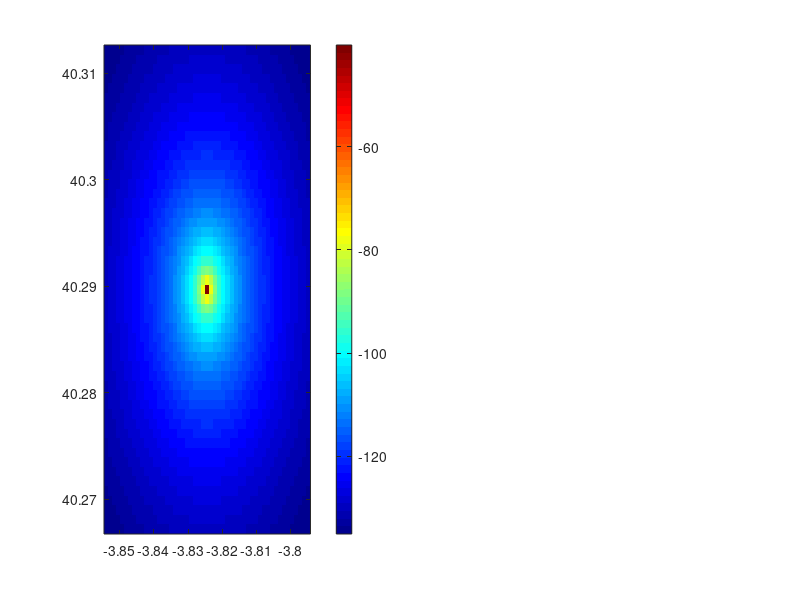

Reproduce this figure in MATLAB. (Note: this script raises an error after producing the figure.)
%% SIMULACIÓN DE COBERTURA 5G FR1 — Escenario Táctico n28 (700 MHz)
% TFG: Diseño e Implementación de una Herramienta de Gemelo Digital
%      para la Planificación y Visualización de Cobertura en Redes 5G
%      Tácticas Desplegables
%
% Autor : Álvaro Martínez Téllez
% Tutor : Miguel Ángel Ortuño Pérez
% Curso : 2025-2026
%
% DESCRIPCIÓN:
%   Segundo escenario de simulación: nodo táctico desplegable en banda n28
%   (700 MHz FR1). A 700 MHz la propagación es ~14 dB mejor que a 3.5 GHz
%   para la misma distancia, por lo que este escenario representa un nodo
%   de área extendida adecuado para cobertura de zona táctica amplia o
%   terreno montañoso.
%
%   Diferencias respecto al escenario base (3.5 GHz / 40 dBm):
%     - Frecuencia : 700 MHz (banda n28 — 5G NR FR1 sub-1 GHz)
%     - Potencia   : 33 dBm (5W — radio táctico portátil o vehicular ligero)
%     - Antena     : 10 dBi, omnidireccional vertical, mástil a 15 m
%     - Área       : 5×5 km, espaciado 100 m (escenario de mayor alcance)
%     - Ancho de banda: 10 MHz, SCS 15 kHz (52 RBs según 3GPP TS 38.104)
%
% REQUISITOS MATLAB:
%   - MATLAB R2025b o superior (probado en R2025b Update 4)
%   - Communications Toolbox (para propagationModel y txsite/rxsite)
%   - Mapping Toolbox (opcional, para SRTM)
%
% EJECUCIÓN:
%   Ejecutar sección a sección (Ctrl+Enter) igual que el script principal.

%% =========================================================================
%  BLOQUE 0: LIMPIEZA DEL ENTORNO
%  =========================================================================
clear; clc; close all;
disp('=== Simulación 5G FR1 n28 — Escenario Táctico 700 MHz ===');

%% =========================================================================
%  BLOQUE 1: PARÁMETROS DE CONFIGURACIÓN
%  =========================================================================
% --- Estación base táctica n28 (700 MHz) ---
fc_Hz       = 700e6;        % Frecuencia central [Hz] — banda n28 (663-698 / 703-748 MHz)
Ptx_dBm     = 33;           % Potencia de transmisión [dBm] = 2 W (radio táctico ligero)
Ptx_W       = 10^((Ptx_dBm - 30) / 10);
Gtx_dBi     = 10;           % Ganancia antena Tx [dBi] (omnidireccional vertical, mástil)
Grx_dBi     = 0;            % Ganancia antena Rx [dBi] (terminal de usuario)
hTx_m       = 15;           % Altura antena Tx [m] — mástil vehicular o soporte ligero
hRx_m       = 1.5;          % Altura antena Rx [m]

L_cable_dB  = 2;            % Pérdidas de cable [dB]

EIRP_dBm    = Ptx_dBm + Gtx_dBi - L_cable_dB;
fprintf('EIRP: %.1f dBm\n', EIRP_dBm);

% --- Emplazamiento (mismo campus URJC Fuenlabrada para comparación directa) ---
lat0 = 40.2897;
lon0 = -3.8244;

% --- Cuadrícula 5×5 km con resolución 100 m (50×50 = 2500 puntos) ---
areaKm        = 5;
gridSpacingRequested_m = 100;
nIntervalos   = ceil(areaKm * 1000 / gridSpacingRequested_m - 1e-9);
nPuntos       = nIntervalos + 1;
gridSpacing_m = areaKm * 1000 / nIntervalos;
fprintf('Cuadrícula: %dx%d = %d puntos totales\n', nPuntos, nPuntos, nPuntos^2);
fprintf('Espaciado solicitado/efectivo: %.2f / %.2f m\n', ...
    gridSpacingRequested_m, gridSpacing_m);

deltaLat_deg = (areaKm / 2) / 111;
deltaLon_deg = (areaKm / 2) / (111 * cosd(lat0));

%% =========================================================================
%  BLOQUE 2: GENERACIÓN DE LA CUADRÍCULA DE PUNTOS RECEPTORES
%  =========================================================================
lats_vec = linspace(lat0 - deltaLat_deg, lat0 + deltaLat_deg, nPuntos);
lons_vec = linspace(lon0 - deltaLon_deg, lon0 + deltaLon_deg, nPuntos);

[LONS, LATS] = meshgrid(lons_vec, lats_vec);

lats_flat = LATS(:);
lons_flat = LONS(:);

fprintf('Rango latitud : [%.4f, %.4f]\n', min(lats_flat), max(lats_flat));
fprintf('Rango longitud: [%.4f, %.4f]\n', min(lons_flat), max(lons_flat));

%% =========================================================================
%  BLOQUE 3: CARGA DE DATOS DE ELEVACIÓN SRTM
%  =========================================================================
srtm_file = 'data/srtm_fuenlabrada.tif';

if isfile(srtm_file)
    [elev_data, R] = readgeoraster(srtm_file);
    elev_data = double(elev_data);
    elev_data(elev_data < -100) = 0;
    elev_grid = geointerp(elev_data, R, lats_flat, lons_flat, 'linear');
    fprintf('Elevación cargada. Rango: [%.0f, %.0f] m\n', min(elev_grid), max(elev_grid));
else
    warning('Fichero SRTM no encontrado. Usando terreno plano (elev=0).');
    elev_grid = zeros(nPuntos^2, 1);
end

tiene_srtm = isfile(srtm_file);

%% =========================================================================
%  BLOQUE 4: MODELO DE PROPAGACIÓN — LONGLEY-RICE (ITM) / FALLBACK
%  =========================================================================
% NOTA: A 700 MHz la ganancia de propagación vs 3.5 GHz es:
%   ΔPL_FSPL = 20*log10(3500/700) = 20*log10(5) ≈ 14 dB menos de pérdidas
%   Esto se traduce en cobertura ~2.3× mayor en distancia (d ∝ 10^(ΔPL/n))

v_comm = ver('comm');
tiene_comm_toolbox = ~isempty(v_comm);

if tiene_comm_toolbox
    fprintf('Communications Toolbox detectado → Longley-Rice ITM (700 MHz)\n');

    tx = txsite('Name', 'gNodeB_Tactico_n28', ...
        'Latitude',             lat0, ...
        'Longitude',            lon0, ...
        'AntennaHeight',        hTx_m, ...
        'TransmitterFrequency', fc_Hz, ...
        'TransmitterPower',     Ptx_W);

    pm = propagationModel('longley-rice');

    rx_sites = rxsite('Latitude',      lats_flat, ...
                      'Longitude',     lons_flat, ...
                      'AntennaHeight', hRx_m);

    fprintf('Calculando Longley-Rice para %d puntos a 700 MHz...\n', length(lats_flat));
    Prx_dBm    = sigstrength(rx_sites, tx, pm);
    Prx_dBm    = Prx_dBm(:);
    modelo_usado = 'Longley-Rice';

else
    % Okumura-Hata urbano/suburbano: válido 150–1500 MHz, incluye 700 MHz.
    % (COST-231 Hata no es válido por debajo de 1500 MHz; se usa el original.)
    fprintf('Communications Toolbox NO disponible → Okumura-Hata 700 MHz (fallback)\n');

    dist_km = sqrt( ((lons_flat - lon0) .* 111 .* cosd(lat0)).^2 + ...
                    ((lats_flat - lat0) .* 111).^2 );
    dist_km  = max(dist_km, 0.01);

    fc_MHz  = fc_Hz / 1e6;    % 700 MHz
    % Factor de corrección de altura de receptor (ciudad mediana/pequeña)
    a_hRx = (1.1*log10(fc_MHz) - 0.7)*hRx_m - (1.56*log10(fc_MHz) - 0.8);
    % Pérdida de trayecto Okumura-Hata urbana
    PL_dB = 69.55 + 26.16*log10(fc_MHz) - 13.82*log10(hTx_m) - a_hRx ...
          + (44.9 - 6.55*log10(hTx_m)) .* log10(dist_km);

    Prx_dBm    = EIRP_dBm + Grx_dBi - PL_dB;
    Prx_dBm    = Prx_dBm(:);
    modelo_usado = 'Okumura-Hata';
end

% --- FSPL teórico para referencia ---
c = 3e8;
dist_m = sqrt( ((lons_flat - lon0) .* 111000 .* cosd(lat0)).^2 + ...
               ((lats_flat - lat0) .* 111000).^2 );
dist_m = max(dist_m, 1);
FSPL_dB       = 20*log10(dist_m) + 20*log10(fc_Hz) + 20*log10(4*pi/c);
Prx_dBm_FSPL  = EIRP_dBm + Grx_dBi - FSPL_dB;

fprintf('Modelo activo  : %s\n',        modelo_usado);
fprintf('Prx rango      : [%.1f, %.1f] dBm\n', min(Prx_dBm), max(Prx_dBm));
fprintf('Prx FSPL (ref) : [%.1f, %.1f] dBm\n', min(Prx_dBm_FSPL), max(Prx_dBm_FSPL));

%% =========================================================================
%  BLOQUE 5: CÁLCULO DEL RSRP
%  =========================================================================
% Banda n28, 10 MHz de ancho de banda, SCS = 15 kHz:
%   NRB = 52 bloques de recurso (3GPP TS 38.104 Tabla 5.3.2-1)
%   N_RE_BW = 52 * 12 = 624 RE totales → delta_RSRP = 10*log10(624) ≈ 27.95 dB
%
% A mayor ancho de banda → mayor delta_RSRP → RSRP más bajo en valor absoluto,
% pero el throughput y la capacidad aumentan. La comparación n78 vs n28 muestra
% el trade-off cobertura (700 MHz, BW estrecho) vs capacidad (3.5 GHz, 100 MHz).

NRB_10MHz = 52;          % Resource Blocks para 10 MHz, SCS=15kHz (n28)
delta_RSRP_dB = 10 * log10(NRB_10MHz * 12);   % ≈ 27.95 dB

RSRP_dBm = Prx_dBm - delta_RSRP_dB;

RSRP_min = -140;
RSRP_max = -40;
RSRP_dBm = max(min(RSRP_dBm, RSRP_max), RSRP_min);

fprintf('RSRP rango: [%.1f, %.1f] dBm\n', min(RSRP_dBm), max(RSRP_dBm));

RSRP_grid = reshape(RSRP_dBm, nPuntos, nPuntos);

%% =========================================================================
%  BLOQUE 6: VISUALIZACIÓN DEL MAPA DE COBERTURA
%  =========================================================================
figure('Name', 'Mapa Cobertura RSRP 5G n28 — 700 MHz Táctico', 'NumberTitle', 'off');

subplot(1,2,1);
imagesc(lons_vec, lats_vec, RSRP_grid);
set(gca, 'YDir', 'normal');
colormap(gca, jet);
cb = colorbar;
cb.Label.String = 'RSRP [dBm]';
clim([RSRP_min RSRP_max]);
xlabel('Longitud [°]'); ylabel('Latitud [°]');
title('Mapa de Cobertura RSRP — n28 700 MHz');
hold on;
plot(lon0, lat0, 'w^', 'MarkerSize', 12, 'LineWidth', 2, 'DisplayName', 'gNodeB Táctico');
legend('Location', 'northeast');

subplot(1,2,2);
zona_cobertura = zeros(nPuntos, nPuntos);
zona_cobertura(RSRP_grid >= -80)                      = 4;
zona_cobertura(RSRP_grid >= -90 & RSRP_grid < -80)    = 3;
zona_cobertura(RSRP_grid >= -100 & RSRP_grid < -90)   = 2;
zona_cobertura(RSRP_grid >= -110 & RSRP_grid < -100)  = 1;

imagesc(lons_vec, lats_vec, zona_cobertura);
set(gca, 'YDir', 'normal');
colormap(gca, [0.8 0.8 0.8; 1 0.4 0.4; 1 0.8 0; 0.4 0.8 0.4; 0 0.6 0]);
cb2 = colorbar('Ticks', 0:4, 'TickLabels', ...
    {'Sin cobertura','Débil (<-110)','Aceptable (<-100)','Buena (<-90)','Excelente (≥-80)'});
xlabel('Longitud [°]'); ylabel('Latitud [°]');
title('Clasificación de Cobertura — n28 700 MHz');
hold on;
plot(lon0, lat0, 'k^', 'MarkerSize', 12, 'LineWidth', 2);

sgtitle(sprintf('Simulación 5G FR1 n28 | f_c=%.0f MHz | P_{tx}=%.0f dBm | h_{Tx}=%.0f m', ...
    fc_Hz/1e6, Ptx_dBm, hTx_m));

fprintf('\n--- Estadísticas de cobertura (n28 700 MHz) ---\n');
fprintf('Excelente  (≥-80 dBm) : %5.1f%%\n', 100*mean(RSRP_dBm >= -80));
fprintf('Buena      (<-90 dBm) : %5.1f%%\n', 100*mean(RSRP_dBm >= -90 & RSRP_dBm < -80));
fprintf('Aceptable  (<-100 dBm): %5.1f%%\n', 100*mean(RSRP_dBm >= -100 & RSRP_dBm < -90));
fprintf('Débil      (<-110 dBm): %5.1f%%\n', 100*mean(RSRP_dBm >= -110 & RSRP_dBm < -100));
fprintf('Sin cobertura (<-110) : %5.1f%%\n', 100*mean(RSRP_dBm < -110));
fprintf('RSRP medio            : %.1f dBm\n', mean(RSRP_dBm));

%% =========================================================================
%  BLOQUE 7: EXPORTACIÓN A JSON
%  =========================================================================
params.frecuencia_GHz    = fc_Hz / 1e9;
params.potencia_tx_dBm   = Ptx_dBm;
params.ganancia_tx_dBi   = Gtx_dBi;
params.altura_tx_m       = hTx_m;
params.altura_rx_m       = hRx_m;
params.lat_emplazamiento = lat0;
params.lon_emplazamiento = lon0;
params.area_km           = areaKm;
params.espaciado_grid_m  = gridSpacing_m;
params.espaciado_grid_solicitado_m = gridSpacingRequested_m;
params.modelo_propagacion = modelo_usado;
if tiene_srtm
    params.datos_elevacion = 'SRTM_30m';
else
    params.datos_elevacion = 'plano';
end

nombre_sim = sprintf('URJC_Fuenlabrada_%.0fMHz_%ddBm_tactico', fc_Hz/1e6, Ptx_dBm);

fichero_json = exportar_json(nombre_sim, lats_flat, lons_flat, RSRP_dBm, params);
fprintf('Simulación exportada a: %s\n', fichero_json);

%% =========================================================================
%  BLOQUE 8: VALIDACIÓN — COMPARACIÓN CON FSPL TEÓRICO
%  =========================================================================
c_val = 3e8;
d_ref_m   = 1000;
FSPL_ref  = 20*log10(d_ref_m) + 20*log10(fc_Hz) + 20*log10(4*pi/c_val);
Prx_ref   = EIRP_dBm + Grx_dBi - FSPL_ref;
RSRP_ref  = Prx_ref - delta_RSRP_dB;
fprintf('\n--- Validación teórica (FSPL, d=1 km, 700 MHz) ---\n');
fprintf('FSPL             : %.1f dB\n', FSPL_ref);
fprintf('Prx              : %.1f dBm\n', Prx_ref);
fprintf('RSRP estimado    : %.1f dBm\n', RSRP_ref);
fprintf('Interpretación   : ');
if     RSRP_ref >= -80,  fprintf('Excelente\n');
elseif RSRP_ref >= -90,  fprintf('Buena\n');
elseif RSRP_ref >= -100, fprintf('Aceptable\n');
elseif RSRP_ref >= -110, fprintf('Débil\n');
else,                    fprintf('Sin cobertura\n');
end

% --- Comparativa teórica 700 MHz vs 3.5 GHz ---
fprintf('\n--- Comparativa 700 MHz vs 3.5 GHz (FSPL, d=1 km) ---\n');
FSPL_35 = 20*log10(d_ref_m) + 20*log10(3.5e9) + 20*log10(4*pi/c_val);
fprintf('FSPL a 700 MHz   : %.1f dB\n', FSPL_ref);
fprintf('FSPL a 3.5 GHz   : %.1f dB\n', FSPL_35);
fprintf('Ventaja 700 MHz  : %.1f dB menos de pérdidas\n', FSPL_35 - FSPL_ref);
fprintf('Mayor alcance (approx, n=3.5): ×%.1f\n', 10^((FSPL_35-FSPL_ref)/(10*3.5)));

%% =========================================================================
%  BLOQUE 9: NOTAS DE ANÁLISIS TÁCTICO
%  =========================================================================
% La banda n28 (700 MHz) es idónea para despliegues tácticos por:
%   - Mayor alcance: ~2× más que 3.5 GHz con misma potencia
%   - Mejor penetración: edificios, vegetación, orografía accidentada
%   - Menor sensibilidad al bloqueo por obstáculos (Fresnel más amplio)
%
% Contrapartida vs n78 (3.5 GHz):
%   - Menor ancho de banda disponible (≤10-20 MHz vs ≤100 MHz)
%   - Menor throughput máximo (DL ~75 Mbps vs ~900 Mbps)
%   - Antenas más voluminosas (λ=42.8 cm vs λ=8.6 cm)
%
% Para el TFG, la comparación visual n78 vs n28 en el gemelo digital
% ilustra directamente el trade-off cobertura/capacidad que el planificador
% táctico debe evaluar según el escenario operativo.
